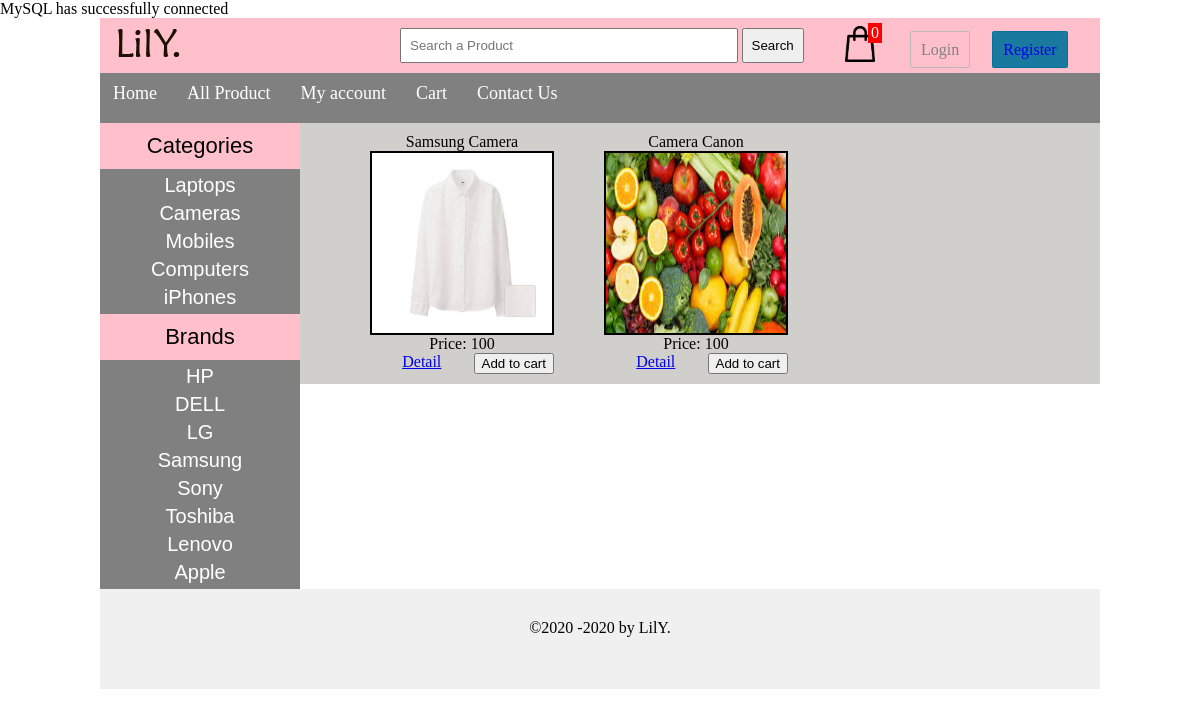
/index.php?cat=2, run on the app's committed database.
### tables this page shows
CREATE TABLE `categories` (
    `cat_id` int(100) NOT null AUTO_INCREMENT,
    `cat_title` varchar(100) NOT NULL,
    PRIMARY KEY (`cat_id`)
);

CREATE TABLE `brands` (
    `brand_id` int(100) NOT null AUTO_INCREMENT,
    `brand_title` varchar(255) NOT NULL,
    PRIMARY KEY (`brand_id`)
);

CREATE TABLE `products` (
    `product_id` int(100) NOT null AUTO_INCREMENT,
    `product_cat` int(100) NOT NULL,
    `product_brand` int(100) NOT NULL,
    `product_title` varchar(255) NOT NULL,
    `product_price` int(100) NOT NULL,
    `product_desc` TEXT NOT NULL,
    `product_image` TEXT NOT NULL,
    `product_keywords` varchar(255) NOT NULL,
    PRIMARY KEY (`product_id`)
);

### functions/functions.php (the view, shortened to what this page needs)
<?php
$con = mysqli_connect("localhost","root","","ecommerce_LilY");
function total_items(){
    global $con;
    $ip = get_ip();
    $run_items = mysqli_query($con,"select * from cart where ip_address='$ip'");
    echo $count_items = mysqli_num_rows($run_items);
}
function get_ip(){
    if(!empty($_SERVER['HTTP_CLIENT_IP'])){
        $ip = $_SERVER['HTTP_CLIENT_IP'];
    }elseif(!empty($_SERVER['HTTP_X_FORWARDED_FOR'])){
        $ip = $_SERVER['HTTP_X_FORWARDED_FOR'];
    }else{
        $ip = $_SERVER['REMOTE_ADDR'];
    }
    return $ip;
}
function getCats(){
    global $con;
    $get_cats ="select * from categories";
    $run_cats = mysqli_query($con, $get_cats);
    while($row_cats=mysqli_fetch_array($run_cats)){
        $cat_id =$row_cats['cat_id'];
        $cat_title =$row_cats['cat_title'];
        echo "<li><a href='index.php?cat=$cat_id'>$cat_title</a></li>";
    }
}
function getBrands(){
    global $con;
    $get_brands ="select * from brands";
    $run_brands = mysqli_query($con, $get_brands);
    while($row_brands=mysqli_fetch_array($run_brands)){
        $brand_id =$row_brands['brand_id'];
        $brand_title =$row_brands['brand_title'];
        echo "<li><a href='index.php?brand=$brand_id'>$brand_title</a></li>";
    }
}
function get_pro_by_cat_id(){
    global $con;
    if(isset($_GET['cat'])){
        $cat_id = $_GET['cat'];
        $get_cat_pro ="select * from products where product_cat='$cat_id'";
        $run_cat_pro = mysqli_query($con, $get_cat_pro);
            while($row_cat_pro = mysqli_fetch_array($run_cat_pro)){
                $pro_id = $row_cat_pro['product_id'];
                $pro_title = $row_cat_pro['product_title'];
                $pro_price = $row_cat_pro['product_price'];
                $pro_image = $row_cat_pro['product_image'];
                                            echo"
        <div id='single_product'>
            <h3>$pro_title</h3>
            <img src='admin_area/product_images/$pro_image' width='180' height='180'/>
            <p><b> Price: $pro_price</b></p>
            <a href='details.php?pro_id=$pro_id'>Detail</a>
            <a href='index.php?add_cart=$pro_id'>
                <button style='float:right'>Add to cart</button>
            </a>
        </div>";
            }
    }
}
?>

### styles/styles.css (style rules this page uses)
html, body, div, span, applet, object, iframe, h1, h2, h3, h4, h5, h6, p, blockquote, pre, a, abbr, acronym, address, big, cite, code, del, dfn, em, img, ins, kbd, q, s, samp, small, strike, strong, sub, sup, tt, var, b, u, i, center, dl, dt, dd, ol, ul, li, fieldset, form, label, legend, table, caption, tbody, tfoot, thead, tr, th, td, article, aside, canvas, details, embed, figure, figcaption, footer, header, hgroup, menu, nav, output, ruby, section, summary, time, mark, audio, video { margin: 0; padding: 0; border: 0; font-size: 100%; font: inherit; vertical-align: baseline; }
#cats li { list-style: none; margin:5px; }
#cats a { color: white; padding: 8px; margin: 5px; text-align: center; font-size: 20px; text-decoration: none; font-family: arial; }
#single_product { float: left; margin-left: 30px; padding: 10px; }
#single_product img { border: 2px solid black; }

### data on the page
categories: cat_title "Laptops"
categories: cat_title "Cameras"
categories: cat_title "Mobiles"
categories: cat_title "Computers"
categories: cat_title "iPhones"
brands: brand_title "HP"
brands: brand_title "DELL"
brands: brand_title "LG"
brands: brand_title "Samsung"
brands: brand_title "Sony"
brands: brand_title "Toshiba"
brands: brand_title "Lenovo"
brands: brand_title "Apple"
products: product_title "Samsung Camera", product_image (picture), product_price "100"
products: product_title "Camera Canon", product_image (picture), product_price "100"

### other printed values
$count_items = mysqli_num_rows($run_items) "0"
